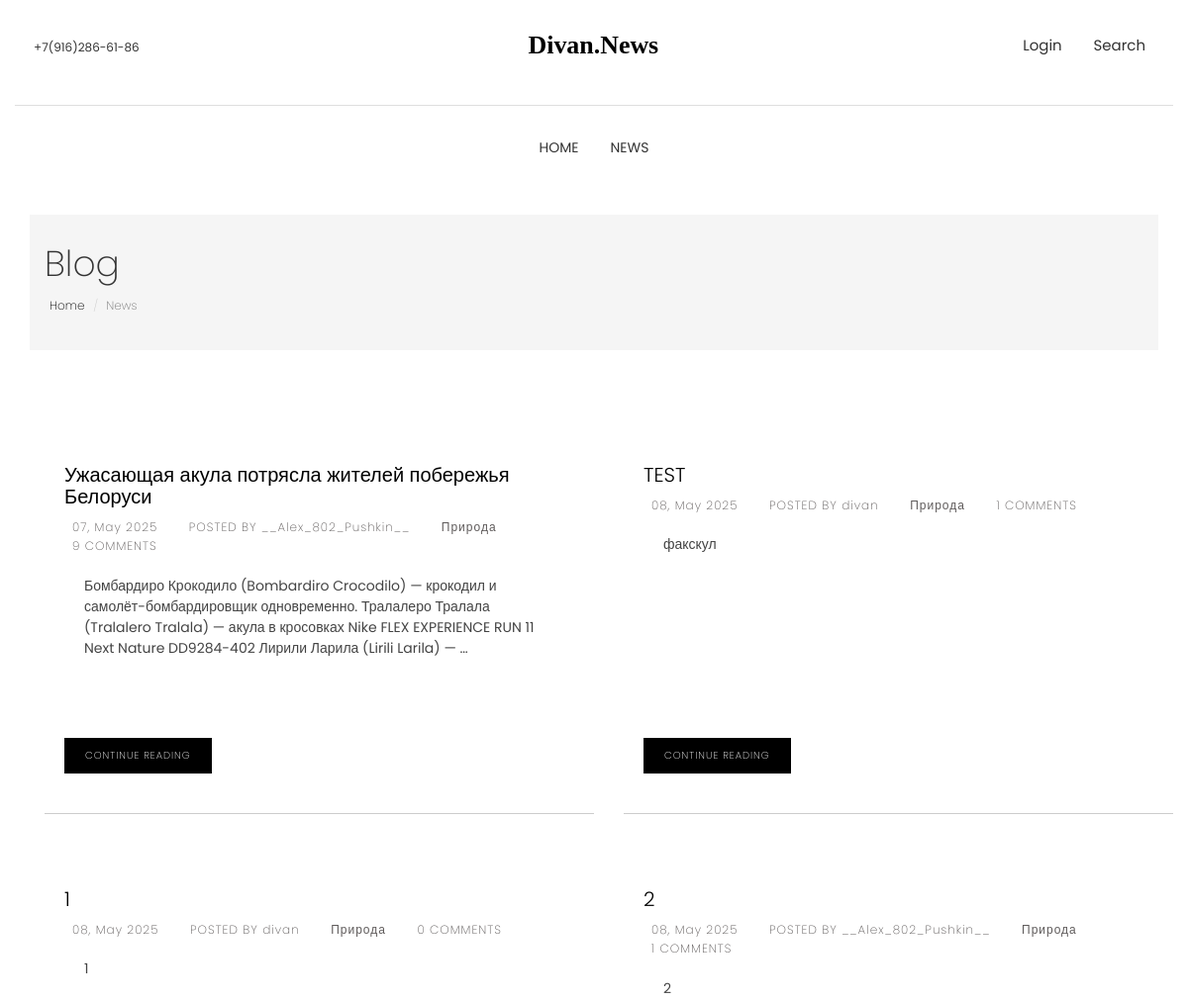
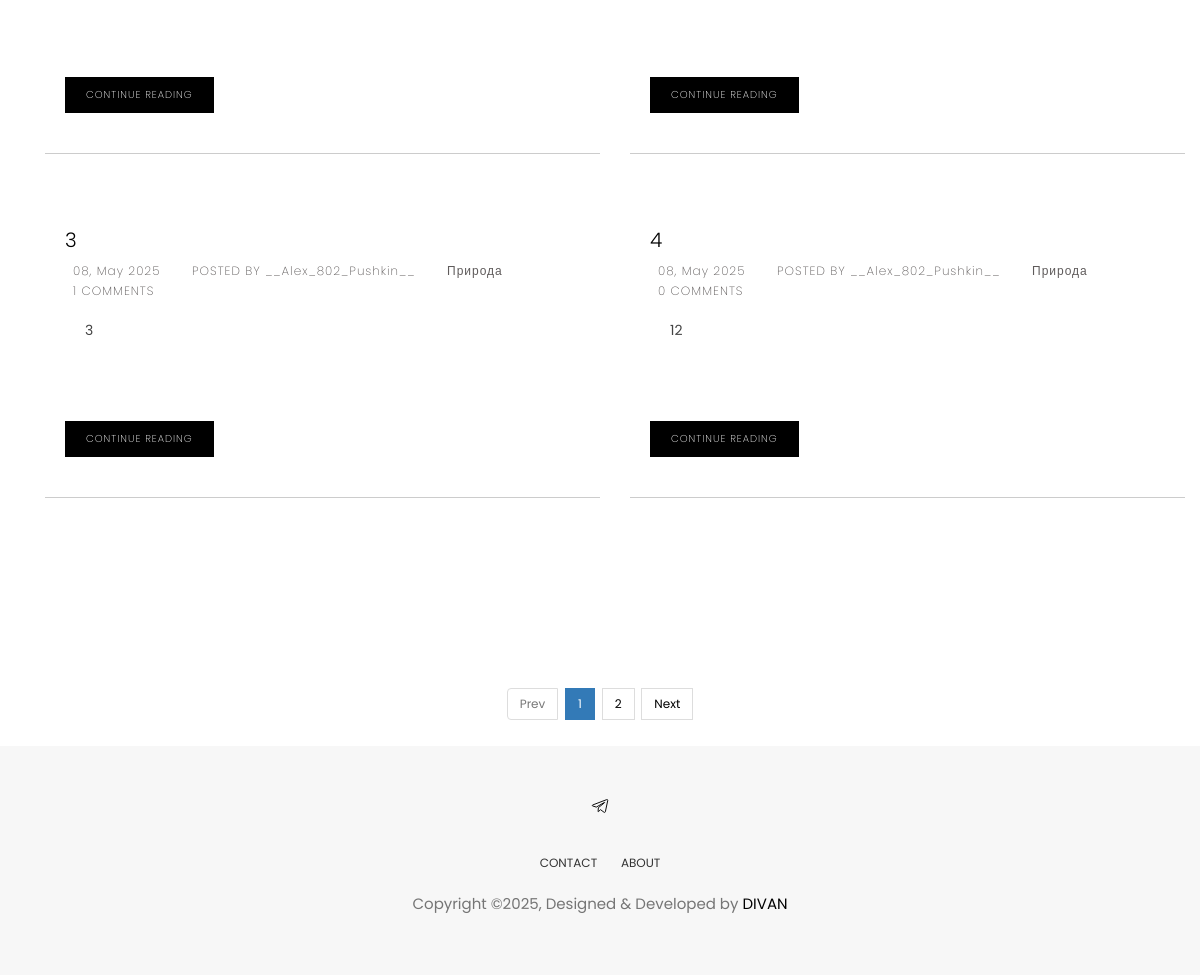
Before: /news/ with the older database file (2 pictures, top to bottom).
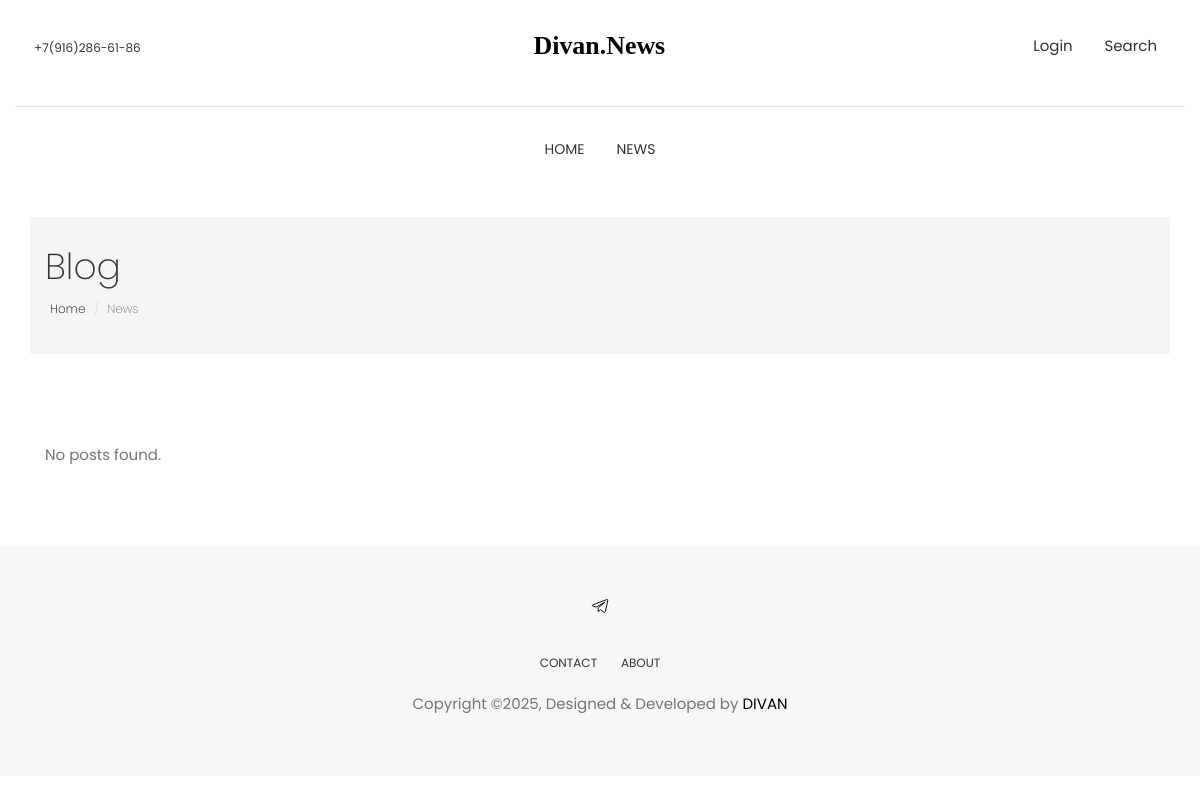
After: the same page with the newer database file.
### news/models.py (models this page shows, shortened)
class Article(models.Model):
    STATUS_CHOICES = [
        ('draft', 'Draft'),
        ('published', 'Published'),
    ]
    title = models.CharField(max_length=200)
    slug = models.SlugField(max_length=220, unique=True, blank=True)
    author = models.ForeignKey(settings.AUTH_USER_MODEL, on_delete=models.CASCADE, related_name='articles')
    image = models.ImageField(
        upload_to='media/article_img/',  # папка для загрузки изображений
        verbose_name='Изображение статьи',
        null=True,
        help_text='Загрузите изображение для статьи'
    )
    category = models.ForeignKey(Category, on_delete=models.SET_NULL, null=True, related_name='articles')
    tags = models.ManyToManyField(Tag, related_name='articles', blank=True)
    content = models.TextField()
    created_at = models.DateTimeField(auto_now_add=True)
    updated_at = models.DateTimeField(auto_now=True)
    status = models.CharField(max_length=10, choices=STATUS_CHOICES, default='draft')
    class Meta:
        ordering = ['-created_at']
        indexes = [models.Index(fields=['-created_at'])]

class Category(models.Model):
    name = models.CharField(max_length=100, unique=True)
    slug = models.SlugField(max_length=120, unique=True, blank=True)
    class Meta:
        verbose_name_plural = "Categories"

### news/views.py (the view)
# urls.py: path('news/', views.ArticleListView.as_view(), name='post_list'),
class ArticleListView(ListView):
    model = Article
    paginate_by = 6
    template_name = 'news/post_grid.html'
    context_object_name = 'articles'
    queryset = Article.objects.filter(status='published')
    def get_queryset(self):
        return (
            Article.objects
            .filter(status='published')
            .annotate(comment_count=Count('comments'))
        )

### templates/news/post_grid.html (shortened to what this page needs)
{% extends "base.html" %}
{% load static %}
{% block content %}
<section class="page-header">
    <div class="container">
       <div class="row">
          <div class="col-md-12">
             <div class="content">
                <h1 class="page-name">Blog</h1>
                <ol class="breadcrumb">
                   <li><a href="{% url 'news:index' %}">Home</a></li>
                   <li class="active">News</li>
                </ol>
             </div>
          </div>
       </div>
    </div>
</section>
<div class="page-wrapper">
    <div class="container">
       {% for article in articles %}
          {% if forloop.first or forloop.counter0|divisibleby:2 %}
          <div class="row row-eq-height">
          {% endif %}
            <div class="col-md-6">
               <div class="post equal-height-post">
                 <h2 class="post-title"><a href="{% url 'news:post_detail' article.slug %}">{{ article.title }}</a></h2>
                 <div class="post-meta">
                   <ul>
                     <li>
                         {{ article.created_at|date:"d, M Y" }}
                     </li>
                     <li>
                        POSTED BY {{ article.author }}
                     </li>
                     <li><a href="#"> {{ article.category.name }}</a></li>
                     <li>
                       <a href="#!">{{ article.comment_count }} COMMENTS</a>
                     </li>
                   </ul>
                 </div>
                 <div class="post-content">
                   <p class="post-excerpt">{{ article.content|truncatewords:30 }} </p>
                   <div class="read-more-wrapper">
                     <a href="{% url 'news:post_detail' article.slug %}" class="btn btn-main">Continue Reading</a>
                   </div>
                 </div>
               </div>
            </div>
          {% if forloop.last or forloop.counter|divisibleby:2 %}
          </div>
          {% endif %}
       {% empty %}
          <div class="row">
            <div class="col-md-12">
              <p>No posts found.</p>
            </div>
          </div>
       {% endfor %}
    </div>
</div>
<div class="text-center">
  {% if page_obj.has_other_pages %}
    <ul class="pagination post-pagination justify-content-center">
      {% if page_obj.has_previous %}
        <li class="page-item">
          <a class="page-link" href="?page={{ page_obj.previous_page_number }}" aria-label="Previous">
            Prev
          </a>
        </li>
      {% else %}
        <li class="page-item disabled">
          <span class="page-link">Prev</span>
        </li>
      {% endif %}
      {% for i in page_obj.paginator.page_range %}
        {% if page_obj.number == i %}
          <li class="page-item active" aria-current="page">
            <span class="page-link">{{ i }}</span>
          </li>
        {% else %}
          <li class="page-item">
            <a class="page-link" href="?page={{ i }}">{{ i }}</a>
          </li>
        {% endif %}
      {% endfor %}
      {% if page_obj.has_next %}
        <li class="page-item">
          <a class="page-link" href="?page={{ page_obj.next_page_number }}" aria-label="Next">
            Next
          </a>
        </li>
      {% else %}
        <li class="page-item disabled">
          <span class="page-link">Next</span>
        </li>
      {% endif %}
    </ul>
  {% endif %}
</div>
{% endblock %}

### templates/base.html (shortened to what this page needs)
<!DOCTYPE html>
{% load static %}
<html lang="en">
<head>
  <link rel="stylesheet" href="{% static 'plugins/themefisher-font/style.css' %}">
  <link rel="stylesheet" href="{% static 'plugins/bootstrap/css/bootstrap.min.css' %}">
  <link rel="stylesheet" href="{% static 'plugins/animate/animate.css' %}">
  <link rel="stylesheet" href="{% static 'plugins/slick/slick.css' %}">
  <link rel="stylesheet" href="{% static 'plugins/slick/slick-theme.css' %}">
  <link rel="stylesheet" href="{% static 'css/style.css' %}">
</head>
<body id="body">
    {% include "includes/header.html" %}
    {% include "includes/main-menu.html" %}
    <main>
      <div class="container py-5">
      {% block content %}{% endblock %}
      </div>
    </main>
    {% include "includes/footer.html" %}
  </body>
</html>

### templates/includes/header.html (shortened to what this page needs)
{% load static %}
<section class="top-header">
    <div class="container">
        <div class="row">
            <div class="col-md-4 col-xs-12 col-sm-4">
                <div class="contact-number">
                    <span>+7(916)286-61-86</span>
                </div>
            </div>
            <div class="col-md-4 col-xs-12 col-sm-4">
                <div class="logo text-center">
                    <a href="{% url 'news:index' %}">
                        <svg width="135px" height="30px" viewBox="0 0 250 40" version="1.1" xmlns="http://www.w3.org/2000/svg"
                            xmlns:xlink="http://www.w3.org/1999/xlink">
                            <g id="Page-1" stroke="none" stroke-width="1" fill="none" fill-rule="evenodd" font-size="48"
                                font-family="AustinBold, Austin" font-weight="bold">
                                <g id="Group" transform="translate(-108.000000, -297.000000)" fill="#000000">
                                    <text id="Divan.News">
                                        <tspan x="108.94" y="325">Divan.News</tspan>
                                    </text>
                                </g>
                            </g>
                        </svg>
                    </a>
                </div>
            </div>
                        <div class="col-md-4 col-xs-12 col-sm-4">
                <ul class="top-menu text-right list-inline">
                <li class="dropdown login-dropdown dropdown-slide">
  {% if user.is_authenticated %}
    <div class="btn-group">
      <a href="{% url 'accounts:user_profile' user.username %}"
         class="">
        <i class="tf-ion-person"></i> Profile
      </a>
      <ul class="dropdown-menu slide-dropdown">
          <li>
              <a href="{% url 'accounts:user_logout' %}"
         class="">
         Logout
      </a>
          </li>
      </ul>
    </div>
  {% else %}
    <a href="{% url 'accounts:user_login' %}">
       Login
    </a>
  {% endif %}
</li>
                    <li class="dropdown search dropdown-slide">
                        <a href="#!" class="dropdown-toggle" data-toggle="dropdown" data-hover="dropdown">
                             Search
                        </a>
                    </li>
                </ul>
            </div>
        </div>
    </div>
</section>

### templates/includes/main-menu.html (shortened to what this page needs)
{% load static %}
<section class="menu">
	<nav class="navbar navigation">
		<div class="container">
			<div id="navbar" class="navbar-collapse collapse text-center">
				<ul class="nav navbar-nav">
					<li class="dropdown ">
						<a href="{% url 'news:index' %}">Home</a>
					</li>
					<li class="dropdown ">
						<a href="{% url 'news:post_list' %}">News</a>
					</li>
			</div>
		</div>
	</nav>
</section>

### templates/includes/footer.html (shortened to what this page needs)
{% load static %}
<footer class="footer section text-center">
	<div class="container">
		<div class="row">
			<div class="col-md-12">
				<ul class="social-media">
					<li>
						<a href="https://t.me/divan_hyper">
						</a>
					</li>
				</ul>
				<ul class="footer-menu text-uppercase">
					<li>
						<a href="contact.html">CONTACT</a>
					</li>
					<li>
						<a href="about.html">ABOUT</a>
					</li>
				</ul>
				<p class="copyright-text">Copyright &copy;2025, Designed &amp; Developed by <a href="{% url 'accounts:user_profile' 'divan' %}">DIVAN</a></p>
			</div>
		</div>
	</div>
</footer>

### static/css/style.css (style rules this page uses)
body { line-height: 1.5; font-family: "Poppins", sans-serif; -webkit-font-smoothing: antialiased; }
p { font-family: "Poppins", sans-serif; color: #757575; font-size: 15px; }
h1, h2, h3, h4, h5, h6 { font-family: "Poppins", sans-serif; }
h1, h2, h3, h4, h5, h6 { font-weight: 400; }
ol, ul { margin: 0; padding: 0; list-style: none; }
a, a:focus, a:hover { text-decoration: none; outline: 0; color: #000; }
.section { padding: 80px 0; }
.page-header { background: #f5f5f5; margin-top: 20px; border-bottom: none; padding: 30px 0; }
.page-header h1 { font-weight: 200; margin: 0 0 6px 0; }
.page-header .breadcrumb { background: transparent; padding: 5px; margin: 0; }
.page-header .breadcrumb li { font-weight: 200; font-size: 12px; }
.page-header .breadcrumb li a { color: #000; }
.page-wrapper { padding: 70px 0; }
.dropdown-slide { position: static; }
.top-header .container { padding-top: 35px; padding-bottom: 35px; border-bottom: 1px solid #dedede; }
.top-header .contact-number { font-size: 12px; color: #333; }
.top-header .top-menu > li > a { color: #333; font-size: 15px; padding: 0 8px; }
.top-header .logo a { display: inline-block; }
.navigation { margin-bottom: 0; padding: 10px 0; }
.navigation .navbar-nav > li { position: static; }
.navigation .navbar-nav > li > a { color: #333; font-size: 14px; padding: 20px 15px; text-transform: uppercase; transition: 0.2s ease-in-out 0s; border: 1px solid transparent; }
.navigation .container { position: relative; }
.navigation .navbar-nav { float: none; display: inline-block; }
.footer { background: #F7F7F7; padding: 50px 0; }
.footer .footer-menu { margin-top: 30px; }
.footer .footer-menu li { display: inline-block; margin: 0 10px; }
.footer .footer-menu li a { color: #333; font-size: 12px; }
.footer .copyright-text { margin-top: 20px; }
.copyright-text a { color: #000; }
.social-media li { display: inline-block; margin: 0 5px; }
.social-media li a { padding: 8px 10px; }

Changed rows visible on the page:
removed Article: title "Ужасающая акула потрясла жителей побережья Белоруси", created_at "07, May 2025", author "__Alex_802_Pushkin__", category.name "Природа", comment_count "9", content "Бомбардиро Крокодило (Bombardiro Crocodilo) — крокодил и самолёт-бомбардировщик одновременно. Тралалеро Тралала (Tralalero Tralala) — акула в кросовках Nike FLEX EXPERIENCE RUN 11 Next Nature DD9284-402 Лирили Ларила (Lirili Larila) — …"
removed Article: title "TEST", created_at "08, May 2025", author "divan", category.name "Природа", comment_count "1", content "факскул"
removed Article: title "1", created_at "08, May 2025", author "divan", category.name "Природа", comment_count "0", content "1"
removed Article: title "2", created_at "08, May 2025", author "__Alex_802_Pushkin__", category.name "Природа", comment_count "1", content "2"
removed Article: title "3", created_at "08, May 2025", author "__Alex_802_Pushkin__", category.name "Природа", comment_count "1", content "3"
removed Article: title "4", created_at "08, May 2025", author "__Alex_802_Pushkin__", category.name "Природа", comment_count "0", content "12"
Other visible differences:
text no longer shown: "Prev Next"
text now shown: "No posts found."
list line gone: "1"
list line gone: "2"
